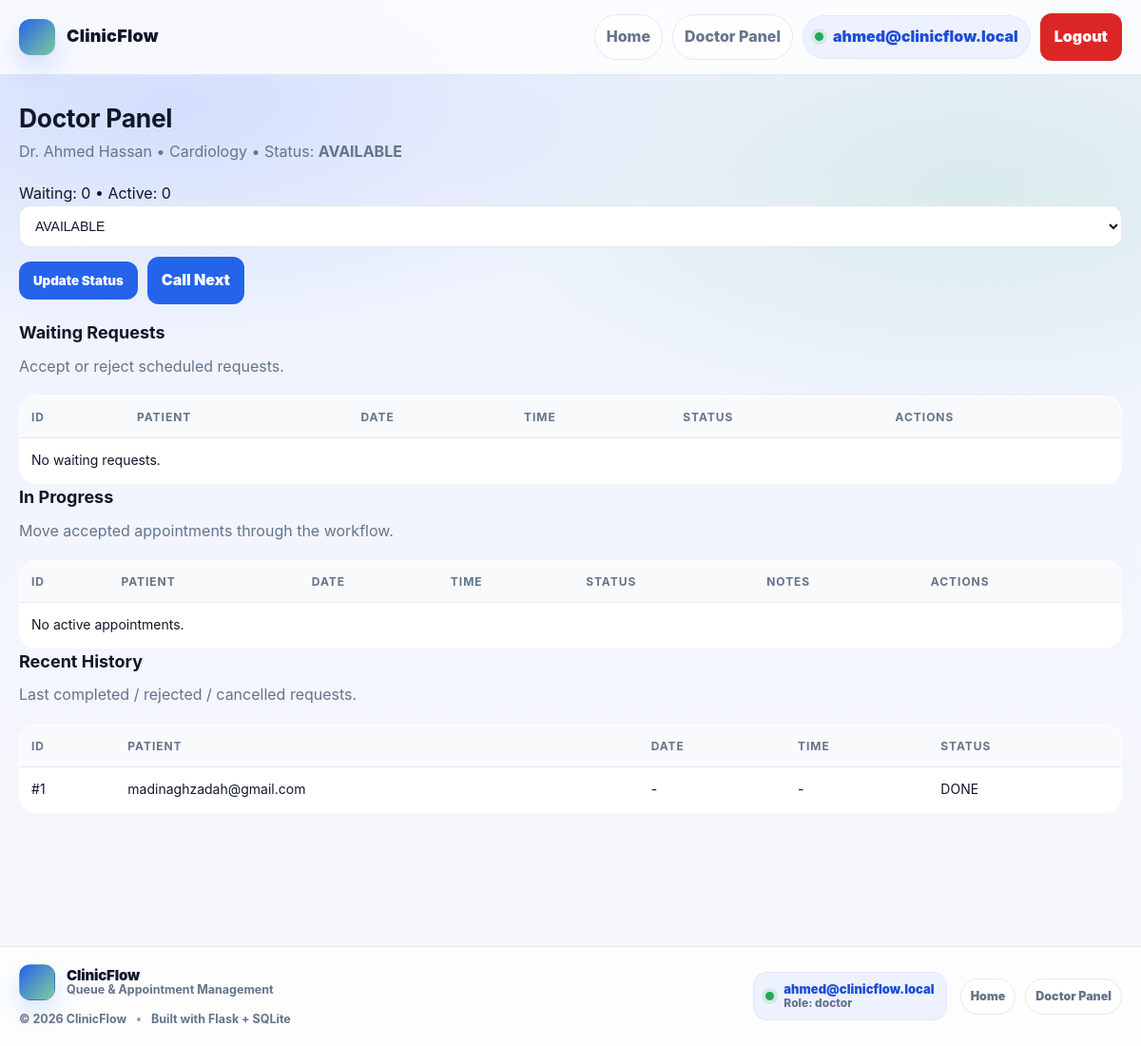
Before: /doctor/dashboard (signed in) with the older database file.
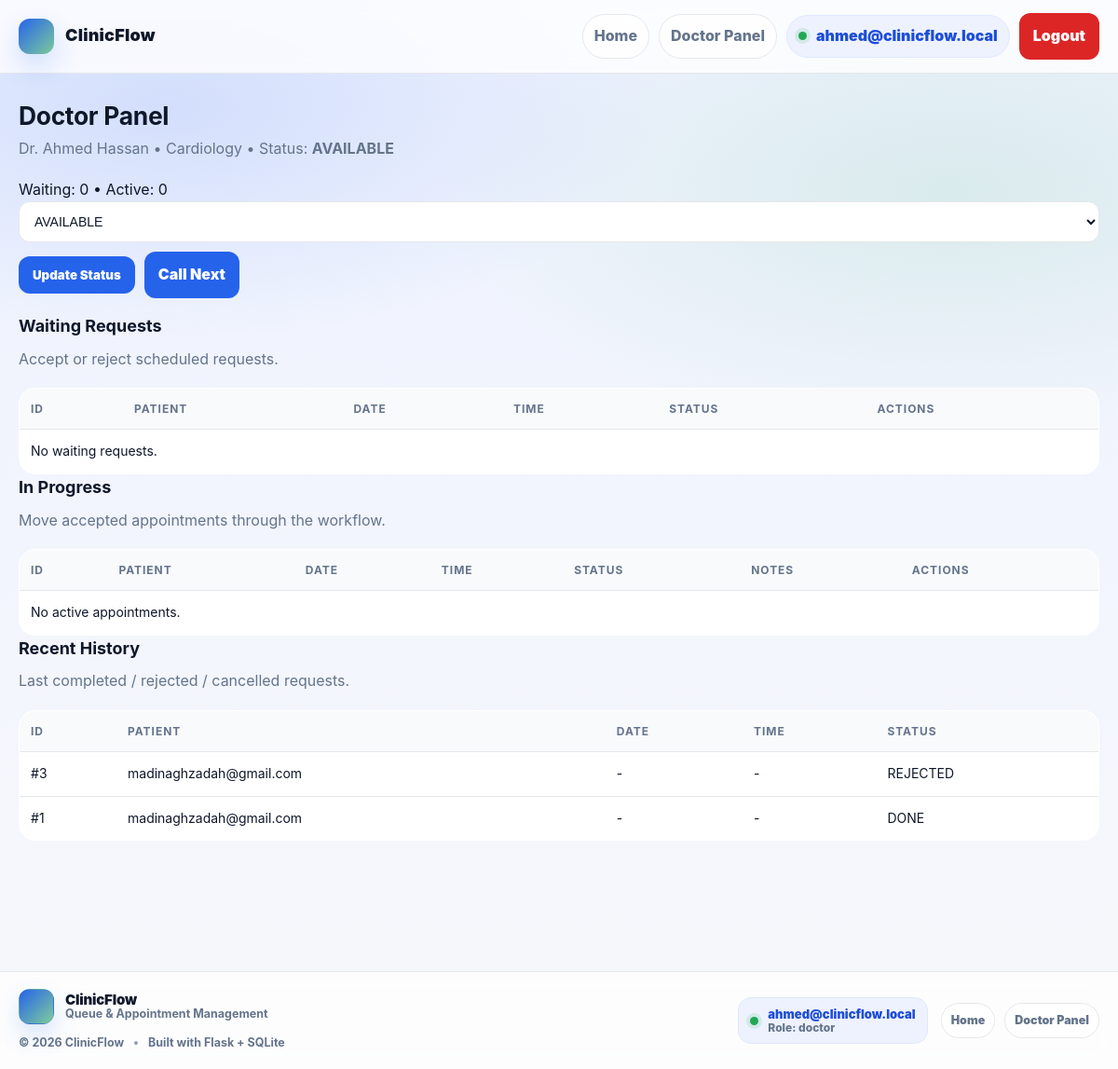
After: the same page with the newer database file.
### tables this page shows
CREATE TABLE doctors (
  id INTEGER PRIMARY KEY AUTOINCREMENT,
  user_id INTEGER UNIQUE,
  name TEXT NOT NULL,
  branch TEXT NOT NULL,
  experience INTEGER NOT NULL,
  address TEXT NOT NULL,
  status TEXT NOT NULL DEFAULT 'AVAILABLE',
  email TEXT UNIQUE,
  password TEXT
);

CREATE TABLE appointments (
  id INTEGER PRIMARY KEY AUTOINCREMENT,
  patient_id INTEGER NOT NULL,
  doctor_id INTEGER NOT NULL,
  status TEXT NOT NULL DEFAULT 'WAITING',
  note TEXT,
  appt_date TEXT,
  appt_time TEXT,
  created_at INTEGER DEFAULT (strftime('%s','now')),
  responded_at INTEGER,
  completed_at INTEGER,
  FOREIGN KEY(patient_id) REFERENCES users(id) ON DELETE CASCADE,
  FOREIGN KEY(doctor_id) REFERENCES doctors(id) ON DELETE CASCADE
);

CREATE TABLE users (
  id INTEGER PRIMARY KEY AUTOINCREMENT,
  email TEXT UNIQUE NOT NULL,
  password TEXT NOT NULL,
  role TEXT NOT NULL
);

### routes/doctor_routes.py (the view)
@doctor_bp.route("/dashboard")
def dashboard():
    if not _require_doctor():
        return redirect("/login?next=/doctor/dashboard")
    doctor_id = get_current_doctor_id_from_session(session)
    if not doctor_id:
        return render_template("doctor_panel.html", doctor=None)
    doctor = get_doctor(doctor_id)
    waiting, active, done = get_doctor_requests(doctor_id)
    active_count, waiting_count = get_counts(doctor_id)
    return render_template(
        "doctor_panel.html",
        doctor=doctor,
        waiting=waiting,
        active=active,
        done=done,
        active_count=active_count,
        waiting_count=waiting_count,
    )

### database.py (called while the page is built)
def get_db():
    if "db" not in g:
        conn = sqlite3.connect(DB_PATH)
        conn.row_factory = sqlite3.Row
        conn.execute("PRAGMA foreign_keys = ON")
        g.db = conn
    return g.db

### routes/doctor_routes.py (called while the page is built)
def _require_doctor():
    return session.get("user_id") and session.get("role") == "doctor"

### services/doctor_service.py (called while the page is built)
def get_current_doctor_id_from_session(session):
    return session.get("doctor_id")

def get_doctor(doctor_id: int):
    db = get_db()
    return db.execute("SELECT * FROM doctors WHERE id=?", (doctor_id,)).fetchone()

def get_counts(doctor_id: int):
    db = get_db()
    active_count = db.execute(
        """
        SELECT COUNT(*) AS c
        FROM appointments
        WHERE doctor_id = ?
          AND status IN ('ACCEPTED','IN_PROGRESS')
        """,
        (doctor_id,),
    ).fetchone()["c"]
    waiting_count = db.execute(
        """
        SELECT COUNT(*) AS c
        FROM appointments
        WHERE doctor_id = ?
          AND status = 'WAITING'
        """,
        (doctor_id,),
    ).fetchone()["c"]
    return active_count, waiting_count

### templates/doctor_panel.html (shortened to what this page needs)
{% extends "base.html" %}
{% block content %}
{% if not doctor %}
  <div class="card card-pad">
    <h2>Doctor not linked</h2>
    <p class="subtitle">Login using doctor temp email/password from database seed.</p>
  </div>
{% else %}
<div class="hero-box fade-up">
  <div class="hero-inner">
    <div>
      <h1>Doctor Panel</h1>
      <p class="subtitle">
        {{ doctor.name }} • {{ doctor.branch }} • Status: <b>{{ doctor.status }}</b>
      </p>
      <div class="small">Waiting: {{ waiting_count }} • Active: {{ active_count }}</div>
    </div>
    <form method="POST" action="/doctor/status" class="hero-actions">
      <select class="input" name="status" style="min-width:220px;">
        <option value="AVAILABLE" {% if doctor.status=="AVAILABLE" %}selected{% endif %}>AVAILABLE</option>
      </select>
      <button class="btn btn-primary" type="submit">Update Status</button>
      <a class="btn" href="/doctor/call-next">Call Next</a>
    </form>
  </div>
</div>
<div class="grid" style="margin-top:16px;">
  <div class="col-12 card card-pad fade-up">
    <h2>Waiting Requests</h2>
    <p class="subtitle">Accept or reject scheduled requests.</p>
    <table class="table">
      <thead>
        <tr>
          <th>ID</th>
          <th>Patient</th>
          <th>Date</th>
          <th>Time</th>
          <th>Status</th>
          <th>Actions</th>
        </tr>
      </thead>
      <tbody>
      {% if not waiting %}
        <tr><td colspan="6" class="small">No waiting requests.</td></tr>
      {% endif %}
      </tbody>
    </table>
  </div>
  <div class="col-12 card card-pad fade-up">
    <h2>In Progress</h2>
    <p class="subtitle">Move accepted appointments through the workflow.</p>
    <table class="table">
      <thead>
        <tr>
          <th>ID</th>
          <th>Patient</th>
          <th>Date</th>
          <th>Time</th>
          <th>Status</th>
          <th>Notes</th>
          <th>Actions</th>
        </tr>
      </thead>
      <tbody>
      {% if not active %}
        <tr><td colspan="7" class="small">No active appointments.</td></tr>
      {% endif %}
      </tbody>
    </table>
  </div>
  <div class="col-12 card card-pad fade-up">
    <h2>Recent History</h2>
    <p class="subtitle">Last completed / rejected / cancelled requests.</p>
    <table class="table">
      <thead>
        <tr>
          <th>ID</th>
          <th>Patient</th>
          <th>Date</th>
          <th>Time</th>
          <th>Status</th>
        </tr>
      </thead>
      <tbody>
      {% for r in done %}
        <tr>
          <td>#{{ r.id }}</td>
          <td>{{ r.patient_email }}</td>
          <td>{{ r.appt_date or "-" }}</td>
          <td>{{ r.appt_time or "-" }}</td>
          <td>{{ r.status }}</td>
        </tr>
      {% endfor %}
      </tbody>
    </table>
  </div>
</div>
{% endif %}
{% endblock %}

### templates/base.html (shortened to what this page needs)
<!doctype html>
<html>
<head>
  <link rel="stylesheet" href="/static/style.css">
</head>
<body>
<header>
  <div class="container navbar">
    <div class="brand">
      <div class="brand-badge"></div>
      <span>ClinicFlow</span>
    </div>
    <div class="navlinks">
      <a class="nav-pill" href="/">Home</a>
      {% if session.get("user_id") %}
        {% if session.get("role") == "patient" %}
          <a class="nav-pill" href="/patient/dashboard">My Appointments</a>
        {% elif session.get("role") == "doctor" %}
          <a class="nav-pill" href="/doctor/dashboard">Doctor Panel</a>
        {% elif session.get("role") == "ADMIN" %}
          <a class="nav-pill" href="/admin/dashboard">Admin Panel</a>
        {% endif %}
        <span class="user-chip">
          <span class="dot"></span>
          <span class="email">{{ session.get("email") }}</span>
        </span>
        <a class="btn btn-danger" href="/logout">Logout</a>
      {% else %}
        <a class="nav-pill" href="/login">Login</a>
        <a class="btn" href="/register">Register</a>
      {% endif %}
    </div>
  </div>
</header>
<main class="container">
  {% block content %}{% endblock %}
</main>
<footer class="site-footer">
  <div class="container footer-inner">
    <div class="footer-left">
      <div class="footer-brand">
        <span class="footer-badge"></span>
        <div class="footer-brand-text">
          <div class="footer-title">ClinicFlow</div>
          <div class="footer-subtitle">Queue & Appointment Management</div>
        </div>
      </div>
      <div class="footer-meta">
        <span>© {{ 2026 }} ClinicFlow</span>
        <span class="dot-sep">•</span>
        <span>Built with Flask + SQLite</span>
      </div>
    </div>
    <div class="footer-right">
      {% if session.get("email") %}
        <div class="footer-user">
          <span class="user-dot"></span>
          <div class="user-lines">
            <div class="user-email">{{ session.get("email") }}</div>
            <div class="user-role">Role: {{ session.get("role") }}</div>
          </div>
        </div>
      {% endif %}
      <div class="footer-links">
        <a href="/">Home</a>
        {% if session.get("role") == "patient" %}
          <a href="/patient/dashboard">My Panel</a>
        {% elif session.get("role") == "doctor" %}
          <a href="/doctor/dashboard">Doctor Panel</a>
        {% elif session.get("role") == "ADMIN" %}
          <a href="/admin/dashboard">Admin Panel</a>
        {% endif %}
      </div>
    </div>
  </div>
</footer>
</body>
</html>

Changed rows visible on the page:
added appointments: id "3", patient_email "madinaghzadah@gmail.com", appt_date "-", appt_time "-", status "REJECTED"
